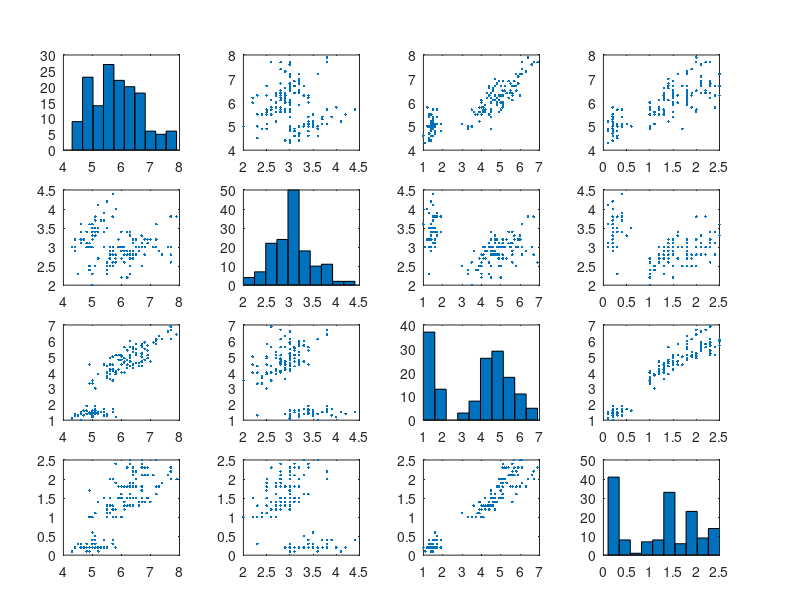

This chart was generated by the following MATLAB code: (Note: this script raises an error after producing the figure.)
% Fabio Scotti fabio.scotti@unimi.it
% Course: Intelligent systems for industry, supply chain and environment
% A Matalb demo for
% - knn

close all
clear
clc

% please note that we did a previous coding session about simple
% classifiers in coding part of the Lesson 14
% Linear Discriminant Analysis
% lda = fitcdiscr(P,T);
% ldaClass = resubPredict(lda);




load fisheriris
X = meas;
Y = species;
% X is a numeric matrix that contains four petal measurements for 150 irises.
% Y is a cell array of character vectors that contains the corresponding iris species.

% just a simple plot
plotmatrix(X)



% Train a 5-nearest neighbor classifier.
% Standardize the noncategorical predictor data --> see lesson about encoding the outputs
kNN_model = fitcknn(X,Y,'NumNeighbors',5,'Standardize',1)

% Let's try to input a single vector
x = X(1,:);
label = predict(kNN_model,x)

% Do a cross-validation test
% The function will create SUBCLASSIFIERS to do a correct CrossValidation
cvmdl_results = crossval(kNN_model, 'KFold',10)
kfoldLoss(cvmdl_results )

fprintf('KFOLD Validation with K = %d --> Error = %f \n', 10, kfoldLoss(cvmdl_results));


for K = [9:-1:3]
    cvmdl_results = crossval(kNN_model, 'KFold',K);
    fprintf('KFOLD Validation with K = %d --> Error = %f \n', K, kfoldLoss(cvmdl_results));
end
